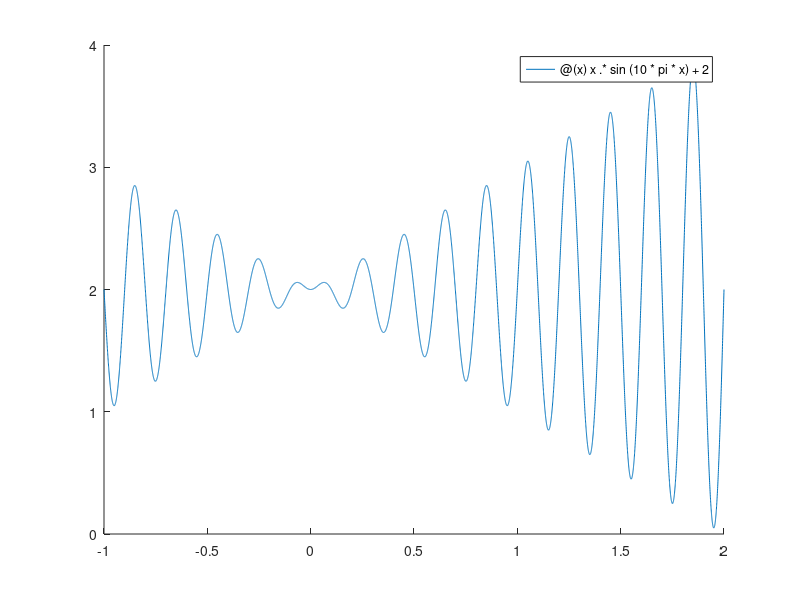

Recreate this plot in MATLAB. (Note: this script raises an error after producing the figure.)

rng("default")

close all
figure
hold on
fplot(@(x)x .* sin(10 * pi * x) + 2,[-1,2]);

%% 参数设置
fishnum = 50; %生成50只人工鱼
MAXGEN = 50; %最多迭代次数
try_number = 100;%最多试探次数
visual = 1; %感知距离
delta = 0.618; %拥挤度因子
step = 0.1; %步长

%% 初始化鱼群
lb_ub = [-1,2,1];
X = AF_init(fishnum,lb_ub);
LBUB = [];

for i = 1:size(lb_ub,1)
    LBUB = [LBUB;repmat(lb_ub(i,1:2),lb_ub(i,3),1)]; %#ok < AGROW >
end
newArray = -ones(1,MAXGEN);
BestY = newArray; %每步中最优的函数值
BestX = newArray; %每步中最优的自变量
besty = -100; %最优函数值
Y = AF_foodconsistence(X);

for gen = 1:MAXGEN
    for i = 1:fishnum
          %% 聚群行为
        [Xi1,Yi1] = AF_swarm(X,i,visual,step,delta,try_number,LBUB,Y); 
        
         %% 追尾行为
        [Xi2,Yi2] = AF_follow(X,i,visual,step,delta,try_number,LBUB,Y); 

        if Yi1 > Yi2
            X(:,i) = Xi1;
            Y(1,i) = Yi1;
        else
            X(:,i) = Xi2;
            Y(1,i) = Yi2;
        end
    end

    [Ymax,index] = max(Y);
    plot(X(1,index),Ymax,'.','color',[gen / MAXGEN,0,0])
    
    if Ymax > besty
        besty = Ymax;
        bestx = X(:,index);
        
        BestY(gen) = Ymax;
        [BestX(:,gen)] = X(:,index);
    else
        BestY(gen) = BestY(gen - 1);
        [BestX(:,gen)] = BestX(:,gen - 1);
    end
end

plot(bestx(1),besty,'ro','MarkerSize',100)
xlabel('x')
ylabel('y')
title('鱼群算法迭代过程中最优坐标移动')

%% 优化过程图
figure
plot(1:MAXGEN,BestY)
xlabel('迭代次数')
ylabel('优化值')
title('鱼群算法迭代过程')
disp(['最优解X：',num2str(bestx,'%1.4f')])
disp(['最优解Y：',num2str(besty,'%1.4f')])
